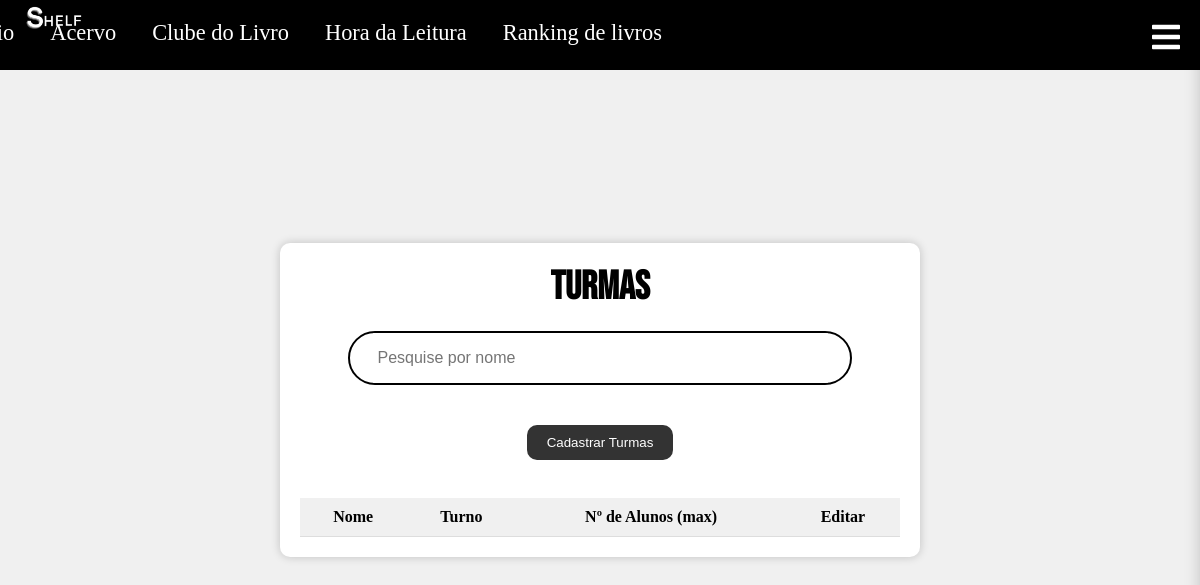
Page /turmas.php (signed in) on the earlier database version.
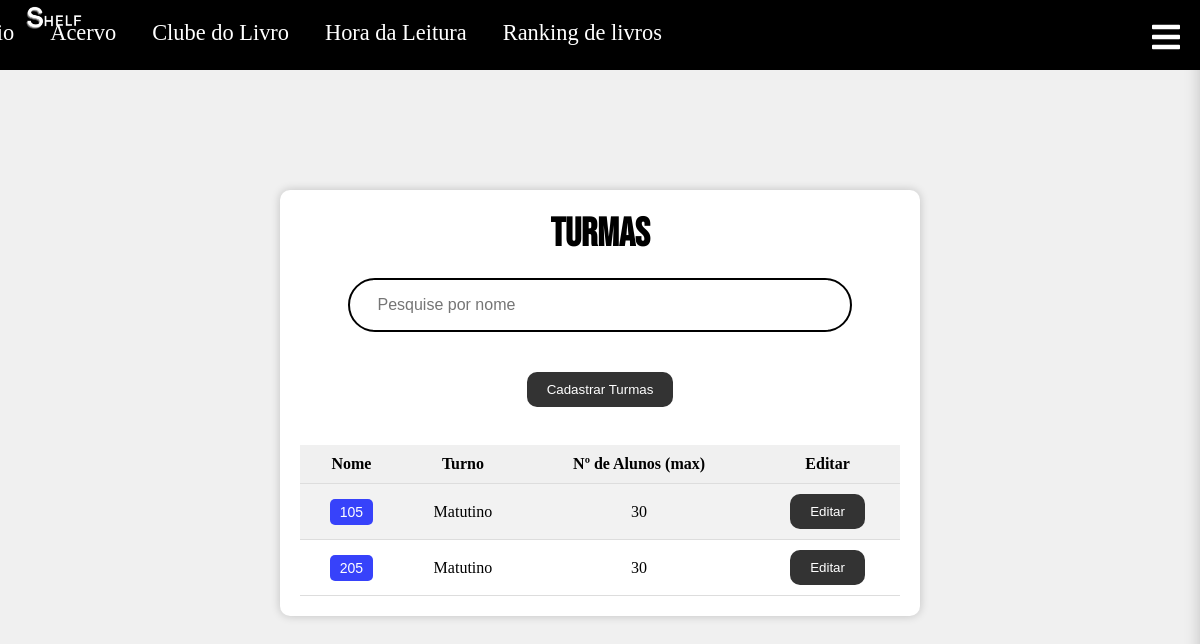
Same page on the later database version.
### tables this page shows
CREATE TABLE `cadastroturmas` (
  `id` int(11) NOT NULL,
  `nome` varchar(10) NOT NULL,
  `num_alunos` varchar(140) NOT NULL,
  `turno` varchar(140) NOT NULL
);

### turmas.php (the view, shortened to what this page needs)
<!DOCTYPE html>
<html lang="en">
<head>
    <link rel="stylesheet" href="https://cdnjs.cloudflare.com/ajax/libs/font-awesome/5.15.3/css/all.min.css">
</head>
<body style=background-color:#f0f0f0;>
<nav class="navbar">
        <img src="Imagens/logo.png"class="logoo" >
        <a href="index.php">Início</a>
        <a href="catalogo.php">Acervo</a>
        <a href="clubeLivro.php">Clube do Livro</a>
        <a href="horaLeitura.php">Hora da Leitura</a>
        <a href="rankingLivros.php">Ranking de livros</a>
        <div class="icon-menu white" id="icon-menu">
            <i class="fas fa-bars fa-2xl"></i>
        </div>
    </nav>
<div class="center-container">
   <div class="white-background">
    <center>
    <h1  style="font-family: 'Bebas Neue', sans-serif; font-size:40px;">Turmas</h1>
<?php
    $hostname = '127.0.0.1';
    $user = 'root';
    $password = 'root';
    $database = 'biblioteca';
    $conexao = new mysqli($hostname, $user, $password, $database);
if ($conexao->connect_errno) {
    echo 'Failed to connect to MySQL: ' . $conexao->connect_error;
    exit();
} else {
    $mostrarTurmas = 'SELECT * FROM `cadastroturmas`';
    $resultado = $conexao->query($mostrarTurmas);
    echo '<div class="custom-search-box">';
    echo '<input type="text" id="pesquisa" class="custom-search-txt" onkeyup="showHint(this.value)" placeholder="Pesquise por nome">';
    echo '</div>';
    echo "<form method='post' action='turmasCadastrar.php'>
    <input type='submit' value='Cadastrar Turmas' class='submit' style='margin-top: 20px;'><br><br>
  </form>";
    echo '<table>';
    echo '<tr><th>Nome</th><th>Turno</th><th>Nº de Alunos (max)</th><th>Editar</th></tr>';
    while ($row = mysqli_fetch_array($resultado)) {
        echo '<tr>';
        echo '<td><form method="get" action="turmasDetalhes.php" style="display: inline;">';
        echo '<button class="turma-button" type="submit">' . $row['nome'] . '</button></form></td>';
        echo '<td>' . $row['turno'] . '</td>';
        echo '<td>' . $row['num_alunos'] . '</td>';
        echo '<td>';
        echo "<form method='post' action='turmasAtualizar.php'>
                <input type='hidden' value='". $row['id'] ."' id='id' name='id'>
                <input type='submit' value='Editar'>
              </form>";
        echo '</td>';
        echo '</tr>';
    }
}
?>
</body>
</html>

Differences in the rows shown:
added cadastroturmas: nome "105", turno "Matutino", num_alunos "30"
added cadastroturmas: nome "205", turno "Matutino", num_alunos "30"
